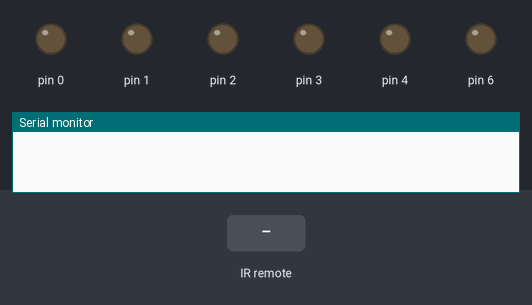
Bench run of a sketch on a simulated Arduino Uno, built for the host (arithmetic inside an expression is 32-bit, double 64-bit). Shown: output pins drawn as LEDs (lit = HIGH), the last lines printed to the serial monitor. The test bench sets the inputs (shaded band).

Above: at 1.2 s.
1.3 s: infrared code 0x1F received
At 1.9 s:
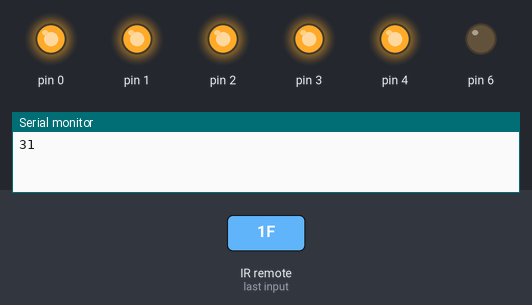
Timing chart, 0 to 4.3 s (numbered marks = the images above; inputs shaded):
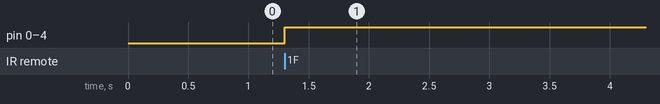

Measured:
- after the input at 1.3 s, pin 0–4: LOW → HIGH at once

The sketch:

WaterLevelReceiver-Mega8.ino
```cpp
#include "RF433Receiver.h"

#include "pin_map.h"

int buzzerFrequency = 784;
bool switchOnStatus = false;

void setup() {
  Serial.begin(115200);  // Debugging only

  showWaterLevelSetup();
  swtchSetup();
  setup_receiver(ReceivePIN);
  switchOnStatus = false;
}

void setup_buzzer() {
  pinMode(buzzerPin, OUTPUT);
}

void showWaterLevelSetup() {
  pinMode(level1, OUTPUT);
  pinMode(level2, OUTPUT);
  pinMode(level3, OUTPUT);
  pinMode(level4, OUTPUT);
  pinMode(level5, OUTPUT);
}

void swtchSetup() {
  pinMode(switchRelay, OUTPUT);
}

void switchEvent(int level) {
  if (level == 0x1F) {
    switchOff();
  } else if (level == 0) {
    switchOn();
  }
}

void switchOff() {
  digitalWrite(switchRelay, LOW);
  noTone(buzzerPin);
  switchOnStatus = false;
}

void switchOn() {
  digitalWrite(switchRelay, HIGH);
  switchOnStatus = true;
}

void updateWaterLevel(int level) {
  digitalWrite(level1, level & 0x01);
  digitalWrite(level2, level & 0x02);
  digitalWrite(level3, level & 0x04);
  digitalWrite(level4, level & 0x08);
  digitalWrite(level5, level & 0x10);
}


long lastLevel = -1;
void loop() {
  long level = receive();

  // if (level != -1) {
  //   Serial.print("Received:");
  //   Serial.println(level);
  // }

  if (lastLevel != level && level != -1) {

    level = level & 0x1F;
    lastLevel = level;
    Serial.println(level);
    updateWaterLevel(level);
    switchEvent(level);
  }

  if (switchOnStatus) {
    tone(buzzerPin, buzzerFrequency);
  }
}
```

RF433Receiver.cpp
```cpp
#include "RF433Receiver.h"

RCSwitch mySwitch = RCSwitch();

// RH_ASK driver(2000, D4, D2, D1);  // ESP8266 or ESP32: do not use pin 11 or 2
// #define INT2POINTER(a) ((char*)(intptr_t)(a))

void setup_receiver(uint8_t ReceivePIN) {
  // driver.init();
  mySwitch.enableReceive(ReceivePIN);
}

long receive() {
  if (mySwitch.available()) {
    long level = mySwitch.getReceivedValue();
    mySwitch.resetAvailable();
    return level;
  } else {
    return -1;
  }
}
```

RF433Receiver.h
```cpp
#ifndef RF433Receiver
#define RF433Receiver
#include <RCSwitch.h>
void setup_receiver(uint8_t ReceivePIN);
long receive();
#endif
```

pin_map.h
```cpp
int level1 = PIN_PD0;
int level2 = PIN_PD1;
int level3 = PIN_PD2;
int level4 = PIN_PD3;
int level5 = PIN_PD4;

int ReceivePIN = PIN_PD5;
int switchRelay = PIN_PD6;
int buzzerPin = PIN_PD7;  //GPIO_ID_PIN(1);
```
